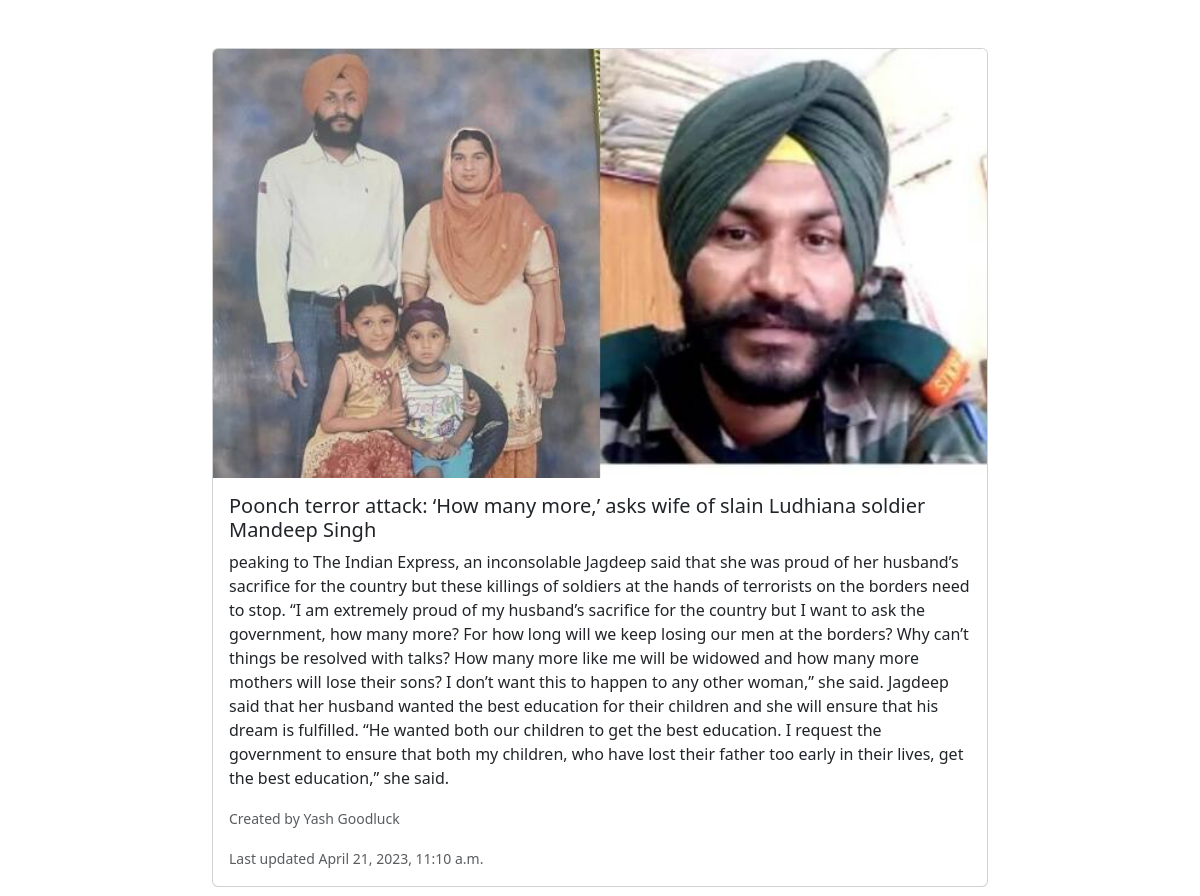
The page /currentpost/5 on the database its author committed.
### blog/models.py (models this page shows, shortened)
class Blog(models.Model):
    title = models.CharField(max_length=50)
    desc = models.TextField()
    pic = models.FileField(upload_to='blogimage', default='default.jpg')
    auther = models.ForeignKey(Blogger, on_delete=models.CASCADE)
    posted = models.DateTimeField(auto_now=True, auto_now_add=False)

class Blogger(models.Model):
    name = models.CharField( max_length=50)
    email = models.EmailField(unique=True)
    password = models.CharField( max_length=50)

### blog/views.py (the view)
# urls.py: path('currentpost/<int:pk>',currentpost,name='currentpost'),
def currentpost(request,pk):
    post = Blog.objects.get(id = pk)
    return render(request,'post.html',{'post':post})

### blog/templates/post.html (shortened to what this page needs)
<!DOCTYPE html>
<html lang="en">
<head>
  <link href="https://cdn.jsdelivr.net/npm/bootstrap@5.3.0-alpha3/dist/css/bootstrap.min.css" rel="stylesheet">
</head>
<body>
  <div class="container mt-5 col-md-8" style="min-height:650px;">
    <div class="card mb-3">
      <img src={{post.pic.url}} class="card-img-top" alt="...">
      <div class="card-body">
        <h5 class="card-title">{{post.title}}</h5>
        <p class="card-text">{{post.desc}}</p>
        <p class="card-text"><small class="text-body-secondary">Created by {{post.auther.name}}</small></p>
        <p class="card-text"><small class="text-body-secondary">Last updated {{post.posted}}</small></p>
      </div>
    </div>
</div>
</body>
</html>

### rows shown on the page
Blog: pic (picture), title "Poonch terror attack: ‘How many more,’ asks wife of slain Ludhiana soldier Mandeep Singh", desc "peaking to The Indian Express, an inconsolable Jagdeep said that she was proud of her husband’s sacrifice for the country but these killings of soldiers at the hands of terrorists on the borders need to stop. “I am extremely proud of my husband’s sacrifice for the country but I want to ask the government, how many more? For how long will we keep losing our men at the borders? Why can’t things be resolved with talks? How many more like me will be widowed and how many more mothers will lose their sons? I don’t want this to happen to any other woman,” she said. Jagdeep said that her husband wanted the best education for their children and she will ensure that his dream is fulfilled. “He wanted…", auther.name "Yash Goodluck", posted "April 21, 2023, 11:10 a.m."
